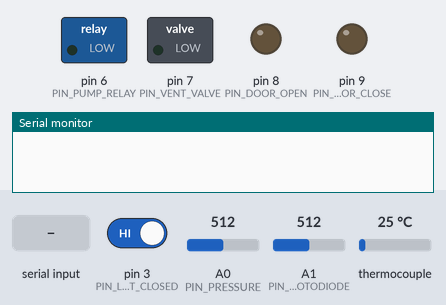
This sketch was run on a simulated Arduino Uno, built with avr-gcc and run on an emulated ATmega328P. Shown: switched loads named in the sketch (green lamp = pin HIGH), output pins drawn as LEDs (lit = HIGH), the last lines printed to the serial monitor. Inputs (shaded band) come from the test bench; at power-on: pin 3 (PIN_LIMIT_CLOSED) HIGH, A0 (PIN_PRESSURE) = 512, A1 (PIN_PHOTODIODE) = 512, thermocouple 25 °C.

Above: at 1.2 s.
1.3 s: "DOOR CLOSE\n" received over Serial
At 2.4 s:
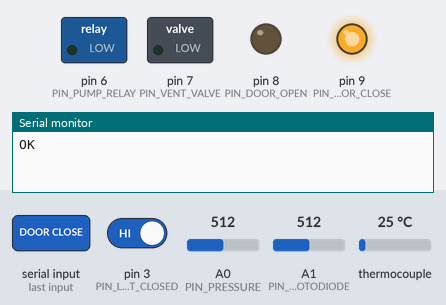
2.8 s: "PUMP ON\n" received over Serial
At 3.5 s:
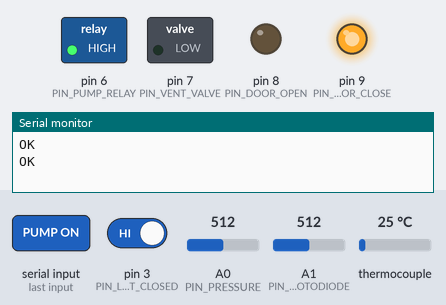
4.3 s: pin 3 (PIN_LIMIT_CLOSED) driven LOW
At 4.7 s:
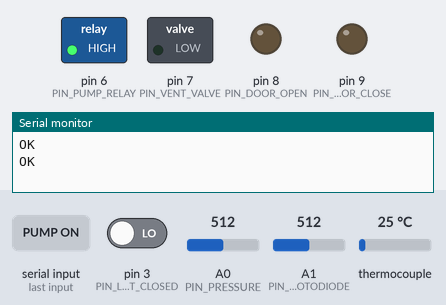
7.3 s: "VENT OPEN\n" received over Serial
At 8.2 s:
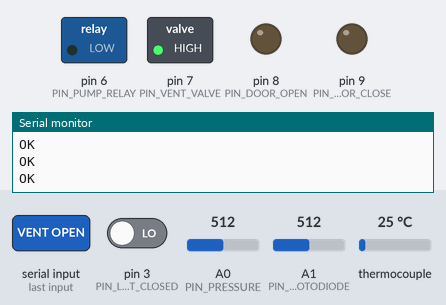
8.8 s: "PUMP ON\n" received over Serial
At 9.3 s:
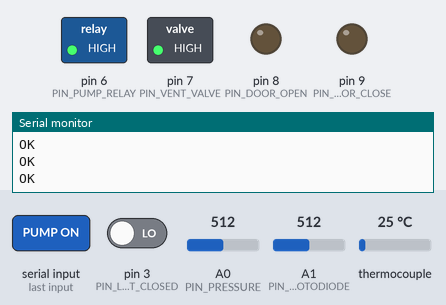
10.3 s: "PING\n" received over Serial
At 13.9 s:
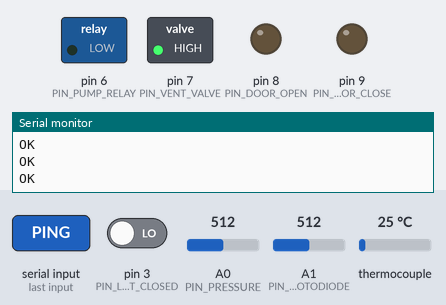
Timing chart, 0 to 14.8 s (numbered marks = the images above; inputs shaded):
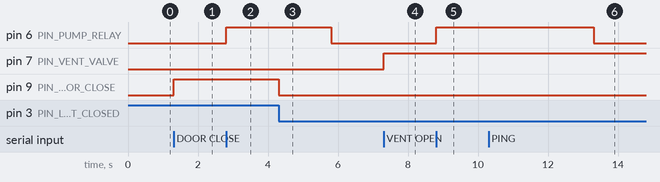

Measured:
- after the input at 1.3 s, pin 9 (PIN_DOOR_CLOSE): LOW → HIGH at once
- after the input at 2.8 s, pin 6 (PIN_PUMP_RELAY): LOW → HIGH at once
- after the input at 4.3 s, pin 9 (PIN_DOOR_CLOSE): HIGH → LOW at once
- after the input at 7.3 s, pin 7 (PIN_VENT_VALVE): LOW → HIGH at once
- after the input at 8.8 s, pin 6 (PIN_PUMP_RELAY): LOW → HIGH at once
- after the input at 10.3 s, pin 6 (PIN_PUMP_RELAY): HIGH → LOW after 3.0 s instead of 1.5 s

The sketch:

chamber_controller.ino
```cpp
/*
 * 진공 건조 챔버 컨트롤러 (아두이노 우노/메가)
 *
 * PC(process_ai/drivers.py)와 115200 baud, 줄 단위 텍스트로 통신한다.
 *   PING                     -> OK
 *   READ                     -> T=25.31 P=101.20 PD=812 DOOR=CLOSED HEAT=0 PUMP=0 VENT=0
 *   DOOR OPEN | DOOR CLOSE   -> OK
 *   PUMP ON   | PUMP OFF     -> OK
 *   VENT OPEN | VENT CLOSE   -> OK
 *   HEAT <설정온도> | HEAT OFF -> OK
 *   거부/오류                 -> ERR <사유>   (사유는 ASCII로만)
 *
 * !! 핀 번호, 센서 변환식, PID 계수는 예시다. 실제 배선과 센서 데이터시트에 맞게 고칠 것 !!
 *
 * PC 소프트웨어와 별개로 펌웨어에서도 한 번 더 막는 안전 장치:
 *  - 워치독: 3초 동안 PC 명령이 없으면 히터와 펌프를 끈다
 *  - 과열 차단: HW_MAX_TEMP_C를 넘으면 히터를 끄고, 충분히 식기 전에는 HEAT 명령을 거부한다
 *  - 열전대 단선: READ에 ERR THERMOCOUPLE로 응답하고 히터를 끈다 (PC는 3회 연속 실패 시 비상 정지)
 *  - 진공 상태에서 문 열기 거부
 *  - 문 이동 제한 시간: 리밋 스위치에 닿지 않으면 모터를 멈춘다 (상태는 UNKNOWN)
 * 히터 전원에는 반드시 별도의 하드웨어 과열 차단 장치(바이메탈 서모스탯, 온도 퓨즈)를 둘 것.
 */
#include <max6675.h>  // 라이브러리 매니저: "MAX6675 library" (Adafruit)

// ---- 핀 배치 (예시) ----
const int PIN_HEATER_SSR = 5;
const int PIN_PUMP_RELAY = 6;
const int PIN_VENT_VALVE = 7;    // 상시 닫힘(NC) 솔레노이드 밸브
const int PIN_DOOR_OPEN = 8;     // 도어 액추에이터 열기 방향 릴레이
const int PIN_DOOR_CLOSE = 9;    // 닫기 방향 릴레이
const int PIN_LIMIT_OPEN = 2;    // 열림 리밋 스위치 (INPUT_PULLUP, 눌리면 LOW)
const int PIN_LIMIT_CLOSED = 3;  // 닫힘 리밋 스위치
const int PIN_TC_SCK = 13, PIN_TC_CS = 10, PIN_TC_SO = 12;
const int PIN_PRESSURE = A0;
const int PIN_PHOTODIODE = A1;   // 트랜스임피던스 증폭기 출력

// 릴레이 모듈이 LOW에서 켜지는 타입이면 LOW로 바꾼다
const int RELAY_ON = HIGH;
const int RELAY_OFF = (RELAY_ON == HIGH) ? LOW : HIGH;

// ---- 한계값 ----
const float HW_MAX_TEMP_C = 210.0;      // PC 쪽 max_temp_c보다 약간 높게
const float OVERTEMP_RESET_C = 190.0;   // 과열 차단 후 이 온도 아래로 식어야 다시 가열 허용
const float DOOR_OPEN_MIN_KPA = 90.0;   // 이보다 낮은 압력(진공)에서는 문 열기 거부
const unsigned long WATCHDOG_MS = 3000;
const unsigned long DOOR_TIMEOUT_MS = 15000;
const unsigned long HEATER_WINDOW_MS = 1000;  // SSR 시간 비례 제어 주기
const unsigned long SENSOR_PERIOD_MS = 250;   // MAX6675는 최소 220ms 간격으로 읽어야 한다

// ---- PID 계수 (예시, 반드시 튜닝) ----
const float KP = 8.0;    // 오차 1°C당 출력 %
const float KI = 0.05;   // 누적 오차(°C·s)당 출력 %
const float KD = 0.0;

MAX6675 thermocouple(PIN_TC_SCK, PIN_TC_CS, PIN_TC_SO);

float tempC = 25.0;
float pressureKpa = 101.3;
int photodiode = 0;
bool thermocoupleFault = false;
bool overTemp = false;

bool heaterEnabled = false;
float setpointC = 0;
float integral = 0, lastError = 0;
float heaterDuty = 0;  // 0~1
unsigned long windowStartMs = 0;

bool pumpOn = false;
bool ventOpen = false;

enum DoorMotion { DOOR_IDLE, DOOR_OPENING, DOOR_CLOSING };
DoorMotion doorMotion = DOOR_IDLE;
unsigned long doorStartMs = 0;

unsigned long lastSensorMs = 0;
unsigned long lastCommandMs = 0;
char line[48];
byte lineLen = 0;

void setup() {
  const int outputs[] = {PIN_PUMP_RELAY, PIN_VENT_VALVE, PIN_DOOR_OPEN, PIN_DOOR_CLOSE};
  for (int pin : outputs) {
    pinMode(pin, OUTPUT);
    digitalWrite(pin, RELAY_OFF);
  }
  pinMode(PIN_HEATER_SSR, OUTPUT);
  digitalWrite(PIN_HEATER_SSR, LOW);
  pinMode(PIN_LIMIT_OPEN, INPUT_PULLUP);
  pinMode(PIN_LIMIT_CLOSED, INPUT_PULLUP);
  Serial.begin(115200);
  lastCommandMs = millis();
  windowStartMs = millis();
}

void loop() {
  readSerial();
  unsigned long now = millis();
  if (now - lastSensorMs >= SENSOR_PERIOD_MS) {
    lastSensorMs = now;
    readSensors();
    updatePid();
  }
  driveHeater(now);
  updateDoor(now);
  if (now - lastCommandMs > WATCHDOG_MS) {
    heaterEnabled = false;
    setPump(false);
  }
}

// ---------------------------------------------------------------- 센서

float adcToKpa(int adc) {
  // 예시: 0.5~4.5 V 출력, 0~120 kPa 절대압 센서. 피라니 게이지처럼 로그 출력이면 식을 바꿀 것.
  float volts = adc * 5.0 / 1023.0;
  return constrain((volts - 0.5) / 4.0 * 120.0, 0.0, 200.0);
}

void readSensors() {
  float t = thermocouple.readCelsius();
  thermocoupleFault = isnan(t);
  if (!thermocoupleFault) tempC = t;
  if (thermocoupleFault || tempC > HW_MAX_TEMP_C) {
    if (!thermocoupleFault) overTemp = true;
    heaterEnabled = false;
  }

  pressureKpa = adcToKpa(analogRead(PIN_PRESSURE));

  long sum = 0;
  for (int i = 0; i < 16; i++) sum += analogRead(PIN_PHOTODIODE);
  photodiode = sum / 16;
}

// ---------------------------------------------------------------- 히터

void updatePid() {
  if (!heaterEnabled) {
    heaterDuty = 0;
    integral = 0;
    lastError = 0;
    return;
  }
  const float dt = SENSOR_PERIOD_MS / 1000.0;
  float error = setpointC - tempC;
  integral = constrain(integral + error * dt, -2000.0, 2000.0);
  float derivative = (error - lastError) / dt;
  lastError = error;
  float outputPct = KP * error + KI * integral + KD * derivative;
  heaterDuty = constrain(outputPct, 0.0, 100.0) / 100.0;
}

void driveHeater(unsigned long now) {
  if (now - windowStartMs >= HEATER_WINDOW_MS) windowStartMs = now;
  bool on = heaterEnabled && !overTemp && !thermocoupleFault &&
            (now - windowStartMs) < heaterDuty * HEATER_WINDOW_MS;
  digitalWrite(PIN_HEATER_SSR, on ? HIGH : LOW);
}

// ---------------------------------------------------------------- 펌프·밸브·도어

void setPump(bool on) {
  pumpOn = on;
  digitalWrite(PIN_PUMP_RELAY, on ? RELAY_ON : RELAY_OFF);
}

void setVent(bool open) {
  ventOpen = open;
  digitalWrite(PIN_VENT_VALVE, open ? RELAY_ON : RELAY_OFF);
}

bool limitOpen() { return digitalRead(PIN_LIMIT_OPEN) == LOW; }
bool limitClosed() { return digitalRead(PIN_LIMIT_CLOSED) == LOW; }

void stopDoor() {
  digitalWrite(PIN_DOOR_OPEN, RELAY_OFF);
  digitalWrite(PIN_DOOR_CLOSE, RELAY_OFF);
  doorMotion = DOOR_IDLE;
}

void moveDoor(DoorMotion motion) {
  stopDoor();
  digitalWrite(motion == DOOR_OPENING ? PIN_DOOR_OPEN : PIN_DOOR_CLOSE, RELAY_ON);
  doorMotion = motion;
  doorStartMs = millis();
}

void updateDoor(unsigned long now) {
  if (doorMotion == DOOR_OPENING && limitOpen()) stopDoor();
  else if (doorMotion == DOOR_CLOSING && limitClosed()) stopDoor();
  else if (doorMotion != DOOR_IDLE && now - doorStartMs > DOOR_TIMEOUT_MS) stopDoor();
}

const char* doorState() {
  if (doorMotion != DOOR_IDLE) return "MOVING";
  if (limitClosed()) return "CLOSED";
  if (limitOpen()) return "OPEN";
  return "UNKNOWN";
}

// ---------------------------------------------------------------- 통신

void ok() { Serial.println("OK"); }
void err(const char* reason) {
  Serial.print("ERR ");
  Serial.println(reason);
}

void sendStatus() {
  if (thermocoupleFault) {
    err("THERMOCOUPLE");
    return;
  }
  Serial.print("T=");
  Serial.print(tempC, 2);
  Serial.print(" P=");
  Serial.print(pressureKpa, 2);
  Serial.print(" PD=");
  Serial.print(photodiode);
  Serial.print(" DOOR=");
  Serial.print(doorState());
  Serial.print(" HEAT=");
  Serial.print(heaterEnabled ? 1 : 0);
  Serial.print(" PUMP=");
  Serial.print(pumpOn ? 1 : 0);
  Serial.print(" VENT=");
  Serial.println(ventOpen ? 1 : 0);
}

void handleCommand(const char* cmd) {
  lastCommandMs = millis();
  if (strcmp(cmd, "PING") == 0) {
    ok();
  } else if (strcmp(cmd, "READ") == 0) {
    sendStatus();
  } else if (strcmp(cmd, "DOOR OPEN") == 0) {
    if (pressureKpa < DOOR_OPEN_MIN_KPA) {
      err("VACUUM");
    } else {
      if (!limitOpen()) moveDoor(DOOR_OPENING);
      ok();
    }
  } else if (strcmp(cmd, "DOOR CLOSE") == 0) {
    if (!limitClosed()) moveDoor(DOOR_CLOSING);
    ok();
  } else if (strcmp(cmd, "PUMP ON") == 0) {
    setPump(true);
    ok();
  } else if (strcmp(cmd, "PUMP OFF") == 0) {
    setPump(false);
    ok();
  } else if (strcmp(cmd, "VENT OPEN") == 0) {
    setVent(true);
    ok();
  } else if (strcmp(cmd, "VENT CLOSE") == 0) {
    setVent(false);
    ok();
  } else if (strcmp(cmd, "HEAT OFF") == 0) {
    heaterEnabled = false;
    ok();
  } else if (strncmp(cmd, "HEAT ", 5) == 0) {
    float sp = atof(cmd + 5);
    if (thermocoupleFault) {
      err("THERMOCOUPLE");
    } else if (sp <= 0 || sp > HW_MAX_TEMP_C) {
      err("RANGE");
    } else if (overTemp && tempC > OVERTEMP_RESET_C) {
      err("OVERTEMP");
    } else {
      overTemp = false;
      setpointC = sp;
      heaterEnabled = true;
      ok();
    }
  } else {
    err("UNKNOWN");
  }
}

void readSerial() {
  while (Serial.available()) {
    char c = Serial.read();
    if (c == '\r') continue;
    if (c == '\n') {
      line[lineLen] = '\0';
      if (lineLen > 0) handleCommand(line);
      lineLen = 0;
    } else if (lineLen < sizeof(line) - 1) {
      line[lineLen++] = c;
    } else {
      lineLen = 0;  // 너무 긴 줄은 버린다
    }
  }
}
```
